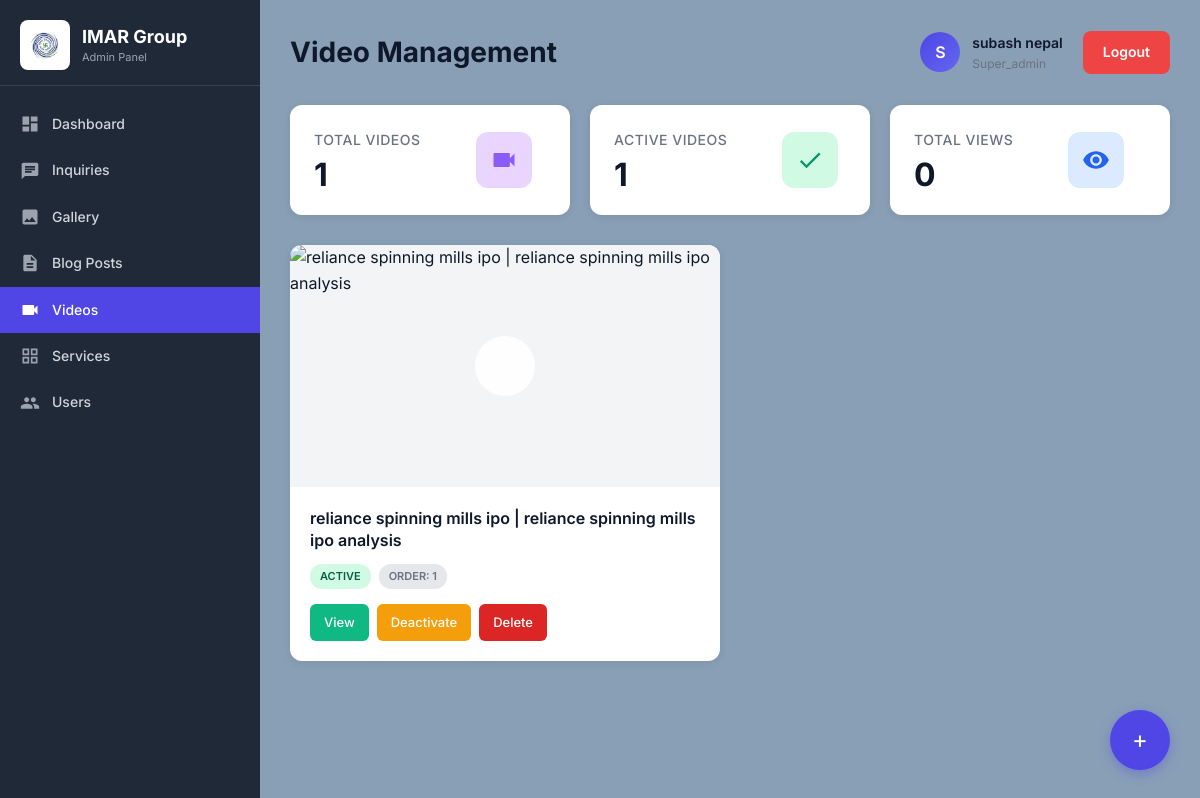
Screenshot of /admin/VIDEOS_CODE/videos.php (signed in) with the database file from the repository.
### tables this page shows
CREATE TABLE `videos` (
  `id` int(11) NOT NULL,
  `title` varchar(255) NOT NULL,
  `youtube_url` varchar(500) NOT NULL,
  `youtube_id` varchar(50) NOT NULL,
  `thumbnail_url` varchar(500) DEFAULT NULL,
  `duration` varchar(20) DEFAULT NULL,
  `status` enum('active','inactive') DEFAULT 'active',
  `display_order` int(11) DEFAULT 0,
  `views` int(11) DEFAULT 0,
  `created_by` int(11) DEFAULT NULL,
  `created_at` timestamp NOT NULL DEFAULT current_timestamp(),
  `updated_at` timestamp NOT NULL DEFAULT current_timestamp() ON UPDATE current_timestamp()
);

### admin/includes/avatar-helper.php (called while the page is built, shortened)
<?php
function getAvatarPath($avatar, $currentFilePath = null) {
    $scriptPath = $_SERVER['SCRIPT_FILENAME'];
    $adminPos = strpos($scriptPath, '/admin/');
    if ($adminPos !== false) {
        $afterAdmin = substr($scriptPath, $adminPos + 7);
        $depth = substr_count($afterAdmin, '/') + substr_count($afterAdmin, '\\');
    } else {
        $depth = 0;
    }
    if ($depth === 0) {
        $relativePath = '../uploads/avatars/' . $avatar;
        $filesystemPath = $currentFilePath . '/../uploads/avatars/' . $avatar;
    } else {
        $filesystemPath = $currentFilePath . '/../../uploads/avatars/' . $avatar;
    }
    return null;
}
function getCurrentUserAvatar($conn, $userId) {
    $stmt = $conn->prepare("SELECT name, email, avatar, role FROM admin_users WHERE id = ?");
    $stmt->bind_param("i", $userId);
    $stmt->execute();
    $result = $stmt->get_result();
    if ($row = $result->fetch_assoc()) {
        return $row;
    }
    return null;
}
?>

### admin/VIDEOS_CODE/videos.php (the view, shortened to what this page needs)
<?php
require_once __DIR__ . '/../../config/config.php';
require_once __DIR__ . '/../includes/avatar-helper.php';
$admin_id = $_SESSION['admin_id'];
$currentUser = getCurrentUserAvatar($conn, $admin_id);
$admin_name = $currentUser['name'] ?? $_SESSION['admin_name'] ?? 'Admin';
$admin_role = $currentUser['role'] ?? $_SESSION['admin_role'] ?? 'editor';
$admin_avatar = $currentUser['avatar'] ?? null;
$admin_initials = strtoupper(substr($admin_name, 0, 1));
$avatarUrl = getAvatarPath($admin_avatar, __DIR__);
$videos = $conn->query("SELECT * FROM videos ORDER BY display_order ASC, created_at DESC")->fetch_all(MYSQLI_ASSOC);
$stats = [
    'total' => $conn->query("SELECT COUNT(*) as count FROM videos")->fetch_assoc()['count'],
    'active' => $conn->query("SELECT COUNT(*) as count FROM videos WHERE status = 'active'")->fetch_assoc()['count'],
    'views' => $conn->query("SELECT SUM(views) as count FROM videos")->fetch_assoc()['count'] ?? 0
];
?>
<!DOCTYPE html>
<html lang="en">
<head>
    <link rel="stylesheet" href="../../css/styles.css">
    <link rel="stylesheet" href="../../css/dashboard.css">
</head>
<body>
<div class="dashboard">
    <?php include __DIR__ . '/../includes/sidebar.php'; ?>
    <div class="main-content">
        <div class="dashboard-header">
            <h1>Video Management</h1>
            <div class="header-actions">
                <div class="user-info">
                    <div class="user-avatar">
                        <?php if ($avatarUrl): ?>
                            <img src="<?php echo htmlspecialchars($avatarUrl); ?>"
                                 alt="<?php echo htmlspecialchars($admin_name); ?>"
                                 onerror="this.outerHTML='<span><?php echo $admin_initials; ?></span>';">
                        <?php else: ?>
                            <?php echo $admin_initials; ?>
                        <?php endif; ?>
                    </div>
                    <div>
                        <div style="font-weight: 600; font-size: 14px;"><?php echo htmlspecialchars($admin_name); ?></div>
                        <div style="font-size: 12px; color: #6b7280;"><?php echo ucfirst($admin_role); ?></div>
                    </div>
                </div>
                <a href="/Imar_Group_Admin_panel/admin/logout.php" class="logout-btn">Logout</a>
            </div>
        </div>
        <div class="stats-grid">
            <div class="stat-card">
                <div class="stat-content">
                    <div class="stat-info">
                        <h3>Total Videos</h3>
                        <div class="stat-value"><?php echo $stats['total']; ?></div>
                    </div>
                    <div class="stat-icon purple">
                        <svg viewBox="0 0 24 24"><path d="M17 10.5V7c0-.55-.45-1-1-1H4c-.55 0-1 .45-1 1v10c0 .55.45 1 1 1h12c.55 0 1-.45 1-1v-3.5l4 4v-11l-4 4z"/></svg>
                    </div>
                </div>
            </div>
            <div class="stat-card">
                <div class="stat-content">
                    <div class="stat-info">
                        <h3>Active Videos</h3>
                        <div class="stat-value"><?php echo $stats['active']; ?></div>
                    </div>
                    <div class="stat-icon green">
                        <svg viewBox="0 0 24 24"><path d="M9 16.2L4.8 12l-1.4 1.4L9 19 21 7l-1.4-1.4L9 16.2z"/></svg>
                    </div>
                </div>
            </div>
            <div class="stat-card">
                <div class="stat-content">
                    <div class="stat-info">
                        <h3>Total Views</h3>
                        <div class="stat-value"><?php echo number_format($stats['views']); ?></div>
                    </div>
                    <div class="stat-icon blue">
                        <svg viewBox="0 0 24 24"><path d="M12 4.5C7 4.5 2.73 7.61 1 12c1.73 4.39 6 7.5 11 7.5s9.27-3.11 11-7.5c-1.73-4.39-6-7.5-11-7.5zM12 17c-2.76 0-5-2.24-5-5s2.24-5 5-5 5 2.24 5 5-2.24 5-5 5zm0-8c-1.66 0-3 1.34-3 3s1.34 3 3 3 3-1.34 3-3-1.34-3-3-3z"/></svg>
                    </div>
                </div>
            </div>
        </div>
        <?php if (empty($videos)): ?>
            <div class="empty-state">
                <svg width="80" height="80" viewBox="0 0 24 24" fill="#d1d5db">
                    <path d="M17 10.5V7c0-.55-.45-1-1-1H4c-.55 0-1 .45-1 1v10c0 .55.45 1 1 1h12c.55 0 1-.45 1-1v-3.5l4 4v-11l-4 4z"/>
                </svg>
                <h3>No Videos Yet</h3>
                <p>Add your first YouTube video above</p>
            </div>
        <?php else: ?>
            <div class="video-grid">
                <?php foreach ($videos as $video): ?>
                    <div class="video-card">
                        <div class="video-thumbnail">
                            <div class="video-play-overlay">
                            </div>
                        </div>
                        <div class="video-content">
                            <div class="video-title"><?php echo htmlspecialchars($video['title']); ?></div>
                            <div class="video-meta">
                                <span class="badge badge-<?php echo $video['status']; ?>"><?php echo ucfirst($video['status']); ?></span>
                                <span class="badge badge-order">Order: <?php echo $video['display_order']; ?></span>
                            </div>
                            <div class="video-actions">
                                <a href="https://www.youtube.com/watch?v=<?php echo htmlspecialchars($video['youtube_id']); ?>"
                                   target="_blank" class="btn-small btn-view">
                                    <i class="fab fa-youtube"></i> View
                                </a>
                                <a href="?toggle=<?php echo $video['id']; ?>&status=<?php echo $video['status']; ?>"
                                   class="btn-small btn-toggle">
                                    <?php echo $video['status'] === 'active' ? 'Deactivate' : 'Activate'; ?>
                                </a>
                                <?php if ($admin_role !== 'editor'): ?>
                                    <a href="?delete=<?php echo $video['id']; ?>"
                                       class="btn-small btn-delete"
                                       onclick="return confirm('Are you sure you want to delete this video?')">
                                        Delete
                                    </a>
                                <?php endif; ?>
                            </div>
                        </div>
                    </div>
                <?php endforeach; ?>
            </div>
        <?php endif; ?>
        <a href="add-videos.php" class="add-new-btn" title="Add New video">+</a>
    </div>
</div>
</body>
</html>

### css/styles.css (style rules this page uses)
* { margin: 0; padding: 0; box-sizing: border-box; font-family: 'Inter', -apple-system, BlinkMacSystemFont, 'Segoe UI', sans-serif; }
body { background-color: #f8f9fa; color: #0f172a; line-height: 1.6; }
a { text-decoration: none; color: inherit; }
.dashboard { display: flex; min-height: 100vh; background-color: #f8f9fa; }
.main-content { flex: 1; padding: 30px; background-color: #899fb6; overflow-y: auto; }
.dashboard-header { display: flex; justify-content: space-between; align-items: center; margin-bottom: 30px; flex-wrap: wrap; gap: 15px; }
.dashboard-header h1 { font-size: 28px; font-weight: 700; color: #0f172a; }
.header-actions { display: flex; align-items: center; gap: 20px; }
.user-info { display: flex; align-items: center; gap: 12px; }
.user-avatar { width: 40px; height: 40px; background: linear-gradient(135deg, #4f46e5 0%, #6366f1 100%); color: #ffffff; border-radius: 50%; display: flex; align-items: center; justify-content: center; font-weight: 600; font-size: 16px; }
.logout-btn { padding: 10px 20px; border: none; border-radius: 8px; background-color: #ef4444; color: #ffffff; cursor: pointer; font-size: 14px; font-weight: 600; transition: background 0.3s; }
.stats-grid { display: grid; grid-template-columns: repeat(auto-fit, minmax(240px, 1fr)); gap: 20px; margin-bottom: 30px; }
.stat-card { background-color: #ffffff; padding: 20px; border-radius: 12px; display: flex; justify-content: space-between; align-items: center; box-shadow: 0 1px 3px rgba(0, 0, 0, 0.1); transition: transform 0.2s, box-shadow 0.2s; gap: 20px; }
.stat-info { flex: 1; }
.stat-value { font-size: 28px; font-weight: 700; color: #0f172a; }
.stat-icon { width: 50px; height: 50px; border-radius: 12px; display: flex; align-items: center; justify-content: center; flex-shrink: 0; }
.stat-icon svg { width: 24px; height: 24px; }
.stat-icon.blue { background-color: #dbeafe; }
.stat-icon.blue svg { fill: #2563eb; }
.stat-icon.green { background-color: #d1fae5; }
.stat-icon.green svg { fill: #059669; }
.stat-icon.purple { background-color: #e9d5ff; }
.stat-icon.purple svg { fill: #8b5cf6; }
.btn-delete { background-color: #dc2626 !important; color: white !important; }
.user-avatar { width: 40px; height: 40px; border-radius: 50%; background: linear-gradient(135deg, #4f46e5 0%, #6366f1 100%); color: white; display: flex; align-items: center; justify-content: center; font-weight: 600; font-size: 16px; overflow: hidden; flex-shrink: 0; }

### css/dashboard.css (style rules this page uses)
.stats-grid { display: grid; grid-template-columns: repeat(auto-fit, minmax(260px, 1fr)); gap: 20px; margin-bottom: 30px; }
.stat-card { background: white; padding: 24px; border-radius: 12px; box-shadow: 0 2px 8px rgba(0, 0, 0, 0.08); transition: all 0.3s ease; position: relative; overflow: hidden; }
.stat-card::before { content: ''; position: absolute; top: 0; left: 0; width: 4px; height: 100%; background: linear-gradient(180deg, #4f46e5 0%, #6366f1 100%); opacity: 0; transition: opacity 0.3s ease; }
.stat-content { display: flex; justify-content: space-between; align-items: center; gap: 55px; }
.stat-info h3 { font-size: 14px; font-weight: 500; color: #6b7280; margin-bottom: 8px; text-transform: uppercase; letter-spacing: 0.5px; }
.stat-info .stat-value { font-size: 32px; font-weight: 700; color: #0f172a; line-height: 1; }
.stat-icon { width: 56px; height: 56px; border-radius: 12px; display: flex; align-items: center; justify-content: center; flex-shrink: 0; }
.stat-icon svg { width: 28px; height: 28px; }
.btn-delete { background-color: #dc2626 !important; color: white !important; }

### rows the page displays
videos: display_order "1", views "0", title "reliance spinning mills ipo | reliance spinning mills ipo analysis", status "ACTIVE", shows "Deactivate"

### other values shown
$admin_initials "S"
$admin_name "subash nepal"
$admin_role "Super_admin"
